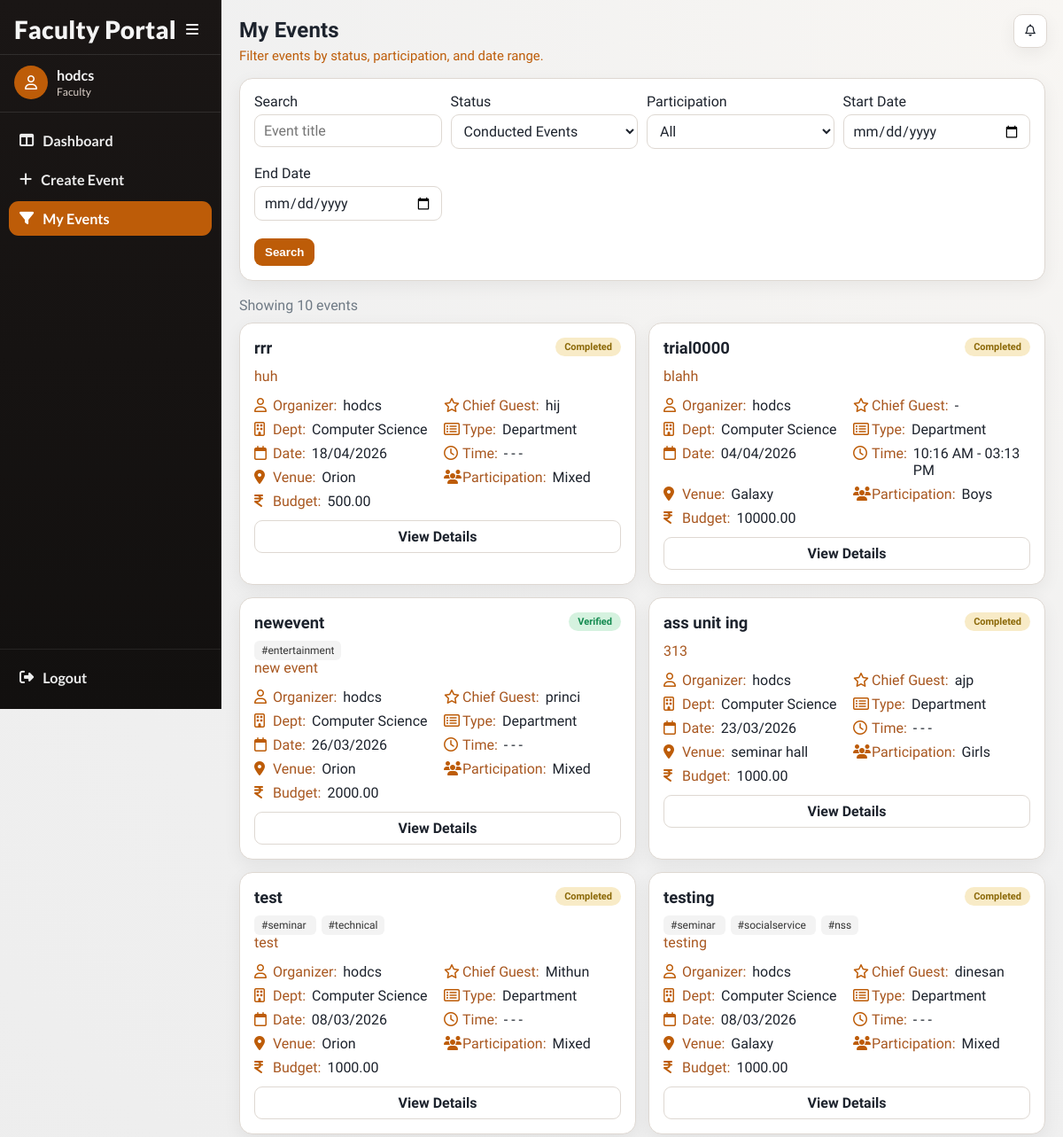
Before: /events/faculty/filter/ (signed in, upper part) with the older database file.
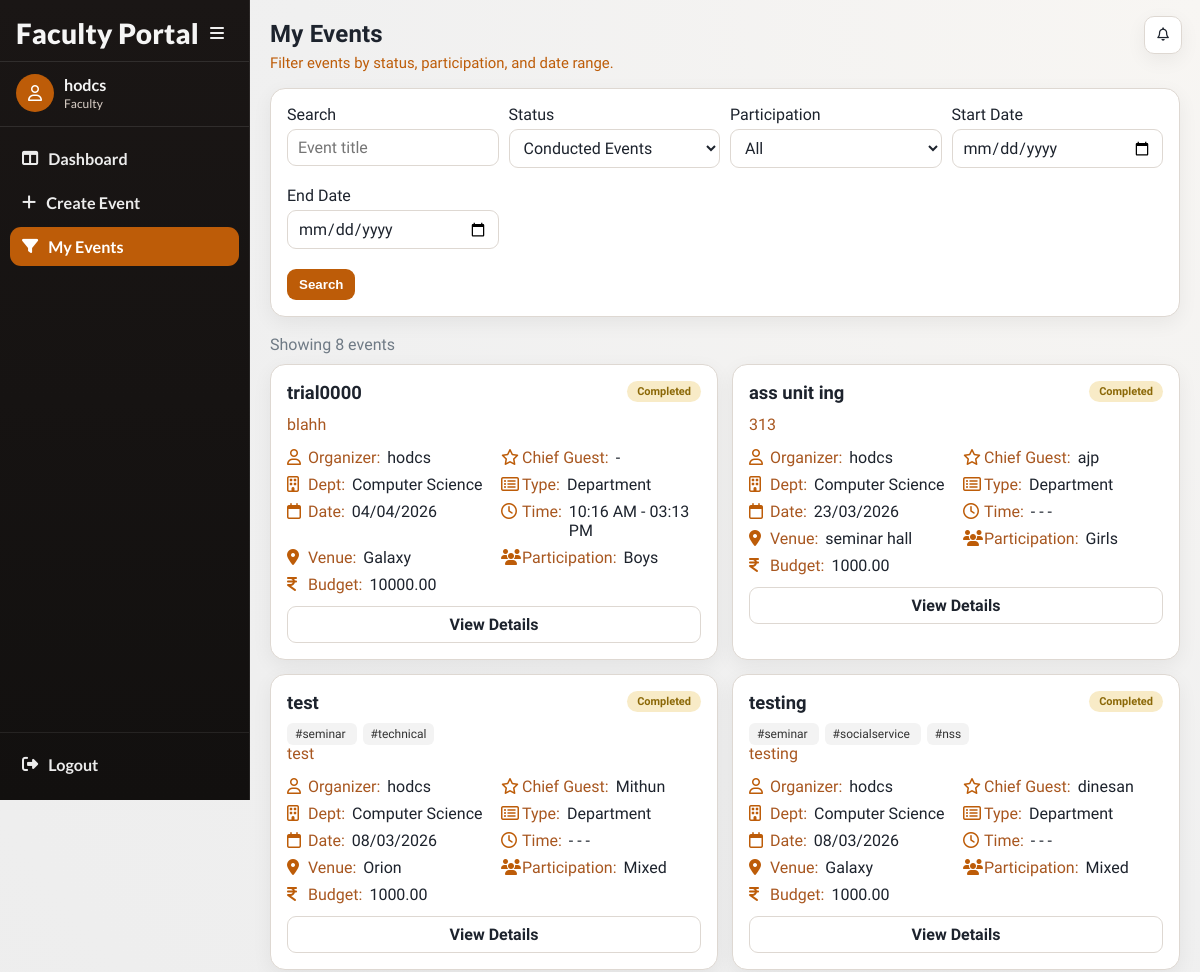
After: the same page with the newer database file.
### events/models.py (models this page shows, shortened)
class Event(models.Model):
    CATEGORY_CHOICES = (
        ('department', 'Department'),
        ('nss', 'NSS'),
        ('ncc', 'NCC'),
        ('union', 'Union'),
        ('other', 'Other'),
    )
    PARTICIPATION_CHOICES = (
        ('boys', 'Boys'),
        ('girls', 'Girls'),
        ('mixed', 'Mixed'),
    )
    STATUS_CHOICES = (
        ('pending', 'Pending Approval'),
        ('approved', 'Approved'),
        ('rejected', 'Rejected'),
        ('completed', 'Completed'),
        ('verified', 'Verified'),
        ('cancelled', 'Cancelled'),
    )
    title = models.CharField(max_length=200)
    category = models.CharField(max_length=20, choices=CATEGORY_CHOICES)
    created_by = models.ForeignKey(
        settings.AUTH_USER_MODEL,
        on_delete=models.CASCADE
    )
    department = models.ForeignKey(
    Department,
    on_delete=models.SET_NULL,
    null=True,
    blank=True
    )
    participation_type = models.CharField(
        max_length=20,
        choices=PARTICIPATION_CHOICES
    )
    chief_guest = models.CharField(max_length=200, blank=True, null=True)
    budget = models.DecimalField(max_digits=10, decimal_places=2)
    venue = models.ForeignKey(
    Venue,
    on_delete=models.PROTECT
    )
    start_date = models.DateField()
    end_date = models.DateField()
    start_time = models.TimeField(null=True, blank=True)
    end_time = models.TimeField(null=True, blank=True)
    description = models.TextField()
    tags = models.ManyToManyField(Tag, blank=True)
    status = models.CharField(
        max_length=20,
        choices=STATUS_CHOICES,
        default='pending'
    )
    principal_remark = models.TextField(blank=True, null=True)
    created_at = models.DateTimeField(auto_now_add=True)
    report_text = models.TextField(blank=True, null=True)
    attendance_file = models.FileField(
        upload_to='attendance/',
        blank=True,
        null=True
    )
    completed_at = models.DateTimeField(blank=True, null=True)

class Department(models.Model):
    name = models.CharField(max_length=100, unique=True)
    def __str__(self):
        return self.name

class Venue(models.Model):
    name = models.CharField(max_length=100, unique=True)
    def __str__(self):
        return self.name

class Tag(models.Model):
    name = models.CharField(max_length=50, unique=True)

### accounts/models.py (models this page shows, shortened)
class User(AbstractUser):
    ROLE_CHOICES = (
        ('faculty', 'Faculty'),
        ('principal', 'Principal'),
        ('admin', 'Admin'),
    )
    SUB_ROLE_CHOICES = (
        ('hod', 'HOD'),
        ('nss', 'NSS In-Charge'),
        ('ncc', 'NCC In-Charge'),
        ('union', 'Union In-Charge'),
        ('other', 'Other In-Charge'),
    )
    role = models.CharField(max_length=20, choices=ROLE_CHOICES)
    sub_role = models.CharField(
        max_length=20,
        choices=SUB_ROLE_CHOICES,
        blank=True,
        null=True
    )
    department = models.ForeignKey(
    'events.Department',
    on_delete=models.SET_NULL,
    null=True,
    blank=True
    )

### events/views.py (the view)
@login_required(login_url='/login/')
def faculty_filter_events(request):
    if request.user.role != 'faculty':
        return redirect('login')
    user = request.user
    events = Event.objects.filter(created_by=user)
    page_title = "My Events"
    events = events.select_related('created_by', 'department', 'venue').order_by('-start_date')
    search = request.GET.get('search', '').strip()
    events = _apply_event_search(events, search)
    status = request.GET.get('status')
    if status is None:
        events = events.filter(status__in=['completed', 'verified'])
        selected_status = "conducted"
    elif status == "conducted":
        events = events.filter(status__in=['completed', 'verified'])
        selected_status = "conducted"
    else:
        events = events.filter(status=status)
        selected_status = status
    participation = request.GET.get('participation')
    if participation:
        events = events.filter(participation_type=participation)
    start_date = request.GET.get('start_date')
    end_date = request.GET.get('end_date')
    if start_date and end_date:
        events = events.filter(
            start_date__lte=end_date,
            end_date__gte=start_date
        )
    elif start_date:
        events = events.filter(end_date__gte=start_date)
    elif end_date:
        events = events.filter(start_date__lte=end_date)
    context = {
        'events': events,
        'page_title': page_title,
        'selected_status': selected_status,
        'active_nav': 'faculty-filter',
    }
    if _is_ajax_request(request):
        return render(request, 'events/partials/faculty_filter_list.html', context)
    return render(request, 'events/faculty_filter.html', context)

### events/views.py (called while the page is built, shortened)
def _is_ajax_request(request):
    return (
        request.headers.get("x-requested-with") == "XMLHttpRequest"
        or request.GET.get("ajax") == "1"
    )

def _apply_event_search(queryset, query):
    if not query:
        return queryset

### events/templates/events/faculty_filter.html (shortened to what this page needs)
{% extends "base.html" %}
{% load event_extras %}
{% block page_title %}{{ page_title }}{% endblock %}
{% block page_subtitle %}Filter events by status, participation, and date range.{% endblock %}
{% block content %}
<section class="panel" style="margin-bottom:18px;">
    <form method="get" data-ajax-list="#facultyFilterList" data-ajax-delay="300">
        <div class="filters">
            <div>
                <label for="search">Search</label>
                <input id="search" type="text" name="search" value="{{ request.GET.search }}" placeholder="Event title">
            </div>
            <div>
                <label for="status">Status</label>
                <select id="status" name="status">
                    <option value="conducted" {% if selected_status == 'conducted' %}selected{% endif %}>Conducted Events</option>
                </select>
            </div>
            <div>
                <label for="participation">Participation</label>
                <select id="participation" name="participation">
                    <option value="">All</option>
                </select>
            </div>
            <div>
                <label for="start_date">Start Date</label>
                <input id="start_date" type="date" name="start_date" value="{{ request.GET.start_date }}">
            </div>
            <div>
                <label for="end_date">End Date</label>
                <input id="end_date" type="date" name="end_date" value="{{ request.GET.end_date }}">
            </div>
        </div>
        <button class="btn" type="submit">Search</button>
    </form>
</section>
<div id="facultyFilterList">
    {% include "events/partials/faculty_filter_list.html" %}
</div>
{% endblock %}

### events/templates/events/partials/faculty_filter_list.html (shortened to what this page needs)
<div class="muted" style="margin-bottom: 10px;">Showing {{ events|length }} event{{ events|pluralize }}</div>
<section class="event-grid">
    {% for e in events %}
        <article class="event-card">
            {% include "events/partials/event_detail_card_body.html" with event=e %}
            <div class="action-row">
                <a class="btn secondary" href="{% url 'event_detail' e.id %}">View Details</a>
            </div>
        </article>
    {% empty %}
        <article class="event-card">
            <p class="muted" style="margin:0;">No events found.</p>
        </article>
    {% endfor %}
</section>

### events/templates/events/partials/event_detail_card_body.html (shortened to what this page needs)
{% load event_extras %}
<div class="event-head">
    <h3 class="event-title">
        <a href="{% url 'event_detail' event.id %}">{{ event.title }}</a>
    </h3>
    <span class="chip {{ event.status }}">{{ event.status|title }}</span>
</div>
<div class="event-tags">
{% for tag in event.tags.all %}
<a href="?search=#{{ tag.name }}" class="tag">
#{{ tag.name }}
</a>
{% endfor %}
</div>
<p class="event-desc">{{ event.description|default:"No description provided."|truncatewords:22 }}</p>
<div class="meta-grid">
    <div class="meta-row"><i class="fa-regular fa-user"></i><span class="meta-label">Organizer:</span><span class="meta-value">{{ event.created_by.get_full_name|default:event.created_by.username }}</span></div>
    <div class="meta-row"><i class="fa-regular fa-star"></i><span class="meta-label">Chief Guest:</span><span class="meta-value">{{ event.chief_guest|default:"-" }}</span></div>
    <div class="meta-row"><i class="fa-regular fa-building"></i><span class="meta-label">Dept:</span><span class="meta-value">{{ event.department|default:"General" }}</span></div>
    <div class="meta-row"><i class="fa-regular fa-rectangle-list"></i><span class="meta-label">Type:</span><span class="meta-value">{{ event.category|title }}</span></div>
    <div class="meta-row"><i class="fa-regular fa-calendar"></i><span class="meta-label">Date:</span><span class="meta-value">{{ event.start_date|date:"d/m/Y" }}</span></div>
    <div class="meta-row"><i class="fa-regular fa-clock"></i><span class="meta-label">Time:</span><span class="meta-value">{% if event.start_time %}{{ event.start_time|time:"h:i A" }}{% else %}-{% endif %} - {% if event.end_time %}{{ event.end_time|time:"h:i A" }}{% else %}-{% endif %}</span></div>
    <div class="meta-row"><i class="fa-solid fa-location-dot"></i><span class="meta-label">Venue:</span><span class="meta-value">{{ event.venue }}</span></div>
    <div class="meta-row"><i class="fa-solid fa-users"></i><span class="meta-label">Participation:</span><span class="meta-value">{{ event.participation_type|title }}</span></div>
    <div class="meta-row"><i class="fa-solid fa-indian-rupee-sign"></i><span class="meta-label">Budget:</span><span class="meta-value">{{ event.budget }}</span></div>
</div>

Changed rows visible on the page:
removed Event: title "rrr", status "Completed", description "huh", created_by.get_full_name "hodcs", chief_guest "hij", department "Computer Science", category "Department", start_date "18/04/2026", venue "Orion", participation_type "Mixed", budget "500.00"
removed Event: title "newevent", status "Verified", description "new event", created_by.get_full_name "hodcs", chief_guest "princi", department "Computer Science", category "Department", start_date "26/03/2026", venue "Orion", participation_type "Mixed", budget "2000.00"
no longer on this page (row unchanged): Tag: name "entertainment", shown under "newevent"
Other visible differences:
{{ events|length }}: "10" → "8"
